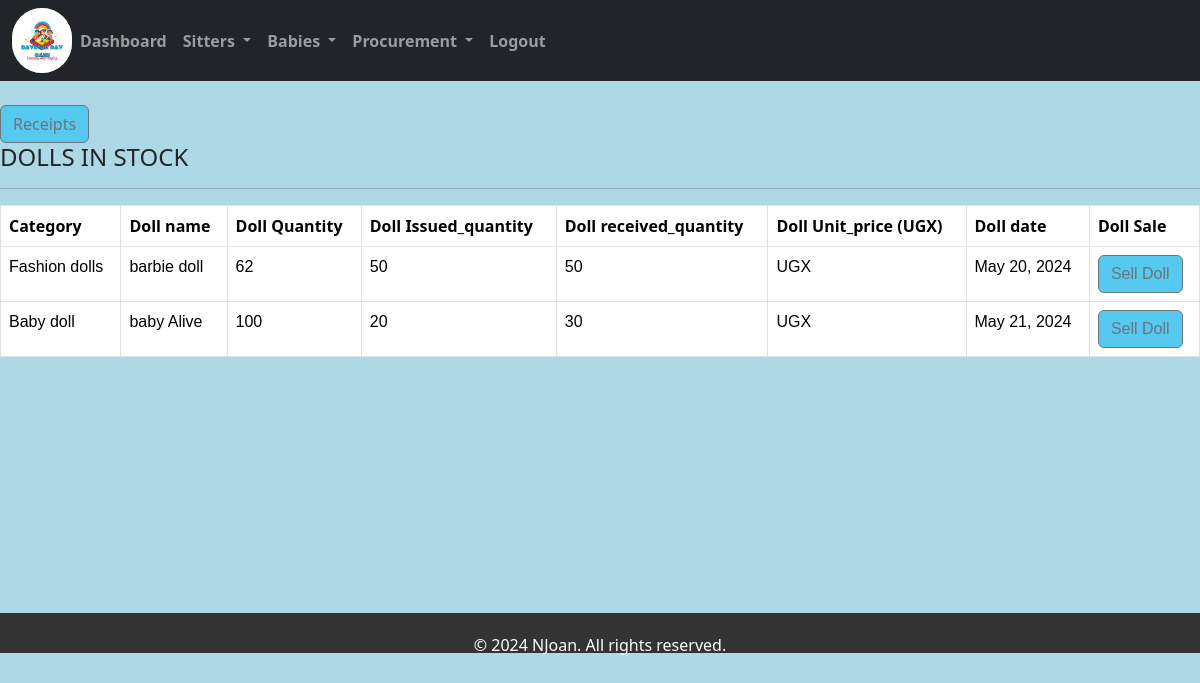
Screenshot of /doll/ with the database file from the repository.
### home/models.py (models this page shows, shortened)
class Doll(models.Model):
    category_doll = models.ForeignKey(Category_doll, on_delete=models.CASCADE, null=True, blank=True)
    name_of_the_doll = models.CharField(max_length=200, null=True, blank=True)
    quantity = models.IntegerField(default=0)
    issued_quantity = models.IntegerField(default=0, blank=True, null=True)
    received_quantity = models.IntegerField(default=0, null=True, blank=True)
    Unit_price = models.IntegerField(default=0, null=True, blank=True)
    date = models.DateField(default=timezone.now)

class Category_doll(models.Model):
    name = models.CharField(max_length=100)
    def __str__(self):
        return self.name

### home/views.py (the view)
# urls.py: path('doll/',views.doll,name='doll'),#doll
def doll(request):
    dolls=Doll.objects.all()
    return render(request,'doll.html',{'dolls':dolls})

### home/templates/doll.html (shortened to what this page needs)
{% extends 'base.html' %}
{% load static %}
{% block content %}
<br>
    <a  href="{% url 'receipt' %}" class="hover_button" ><input type="submit" value="Receipts" class=" btn btn-outline-secondary" placeholder="Receipts" style=" background-color: rgb(85, 201, 239);"/></a>
<div class="table-container">
        <h4 >DOLLS IN  STOCK</h4><hr>
</div>
<table class="table table-bordered">
    <thead class="thead-dark table-bordered">
        <tr>
            <th scope="col" class="project-h1">Category</th>
            <th scope="col" class="project-h1">Doll name</th>
            <th scope="col" class="project-h1">Doll Quantity</th>
            <th scope="col" class="project-h1">Doll Issued_quantity</th>
            <th scope="col" class="project-h1">Doll received_quantity</th>
            <th scope="col" class="project-h1">Doll Unit_price (UGX)</th>
            <th scope="col" class="project-h1">Doll date</th>
            <th scope="col" class="project-h1">Doll Sale</th>
        </tr>
    </thead>
    {% for doll in dolls %}
    <tbody>
        <tr style="font-family: sans-serif;">
            <td>{{doll.category_doll}}</td>
            <td>{{doll.name_of_the_doll}}</td>
            <td>{{doll.quantity}}</td>
            <td>{{doll.issued_quantity}}</td>
            <td>{{doll.received_quantity}}</td>
            <td>UGX{{doll.unit_price}}</td>
            <td>{{doll.date}}</td>
           <div>
            <td >
                <a href="{% url 'dollscorner' dolls_id=doll.id %}" class="btn btn-outline-secondary" style=" background-color: rgb(85, 201, 239);">Sell Doll</a>
            </td>
        </div>
    </tr>
</tbody>
{% endfor %}
</table>
<br><br><br><br><br><br><br><br><br><br>
{% endblock %}

### home/templates/doll.html (style rules this page uses)
body { background-color: lightblue; }

### rows the page displays
Doll: category_doll "Fashion dolls", name_of_the_doll "barbie doll", quantity "62", issued_quantity "50", received_quantity "50", date "May 20, 2024"
Doll: category_doll "Baby doll", name_of_the_doll "baby Alive", quantity "100", issued_quantity "20", received_quantity "30", date "May 21, 2024"
